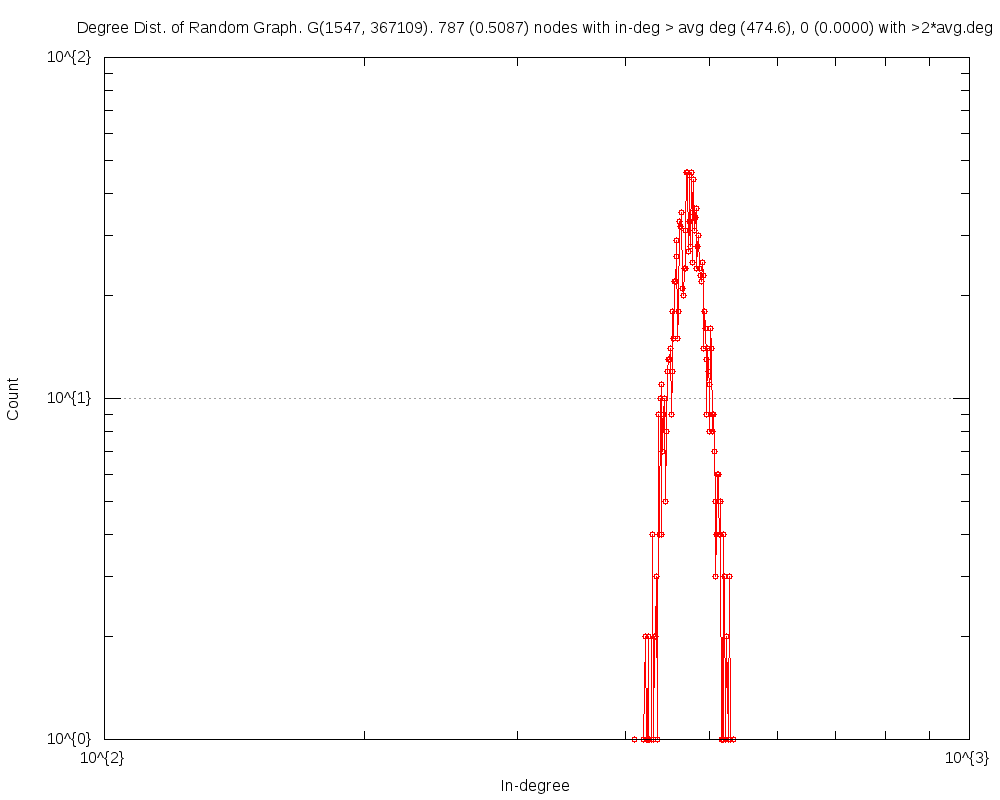

Reproduce this figure in gnuplot.
#
# Degree Dist. of Random Graph. G(1547, 367109). 787 (0.5087) nodes with in-deg > avg deg (474.6), 0 (0.0000) with >2*avg.deg (Wed Oct 14 21:02:15 2015)
#

set title "Degree Dist. of Random Graph. G(1547, 367109). 787 (0.5087) nodes with in-deg > avg deg (474.6), 0 (0.0000) with >2*avg.deg"
set key bottom right
set logscale xy 10
set format x "10^{%L}"
set mxtics 10
set format y "10^{%L}"
set mytics 10
set grid
set xlabel "In-degree"
set ylabel "Count"
set tics scale 2
set terminal png size 1000,800
set output 'inDeg.random_graph.png'
plot 	"inDeg.random_graph.tab" using 1:2 title "" with linespoints pt 6
